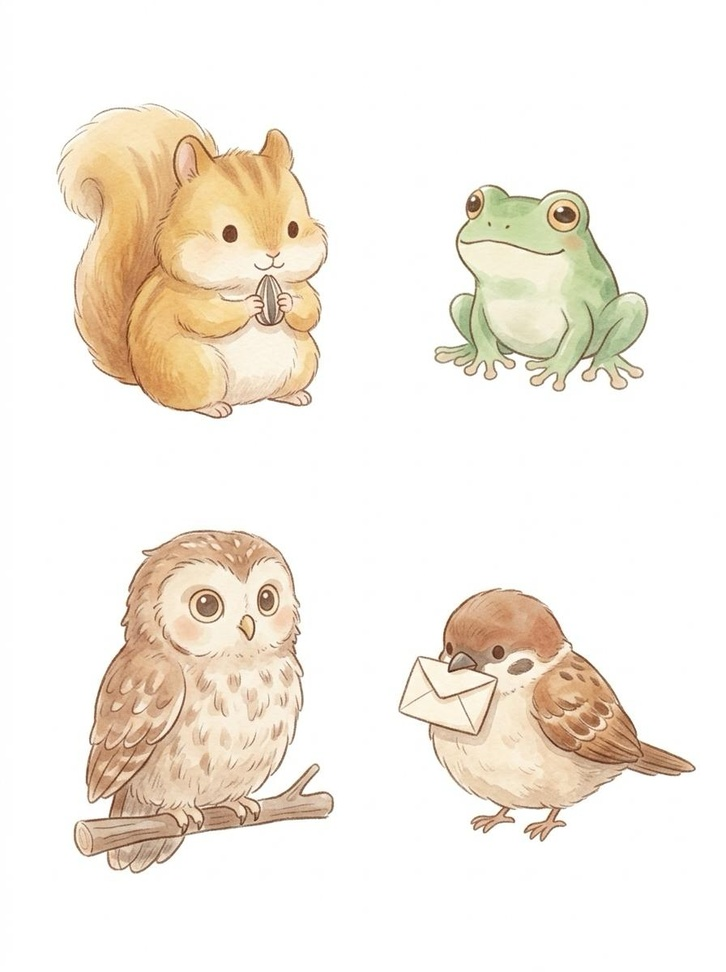
#> input picture src/animals.jpg, 726 x 972 px, shrunk from 896 x 1200 before the run, found by its file name
$ python cut_animals.py ../src/animals.jpg
#> lines starting #> are read from the running program, lines starting #| are printed output that depends on the picture; after the words box and inside, x2 and y2 are one past the last pixel; in counts of white or black regions, pixels touching at a corner belong together
"""Cut the 6 props of src/animals.jpg (white background) into transparent PNGs in assets/."""
import cv2, numpy as np, sys
from PIL import Image
G = sys.argv[1]
img = cv2.imread(f'{G}/src/animals.jpg')
#> img is the input picture: shape (972, 726, 3); mean B, G, R 228.2, 237.8, 244.8
h, w = img.shape[:2]
#> h = 972; w = 726
bg = np.median(np.concatenate([img[:5].reshape(-1,3), img[-5:].reshape(-1,3)]), axis=0)
#> bg = [255, 255, 255]
dist = np.linalg.norm(img.astype(float) - bg, axis=2)
near = (dist < 18).astype(np.uint8)
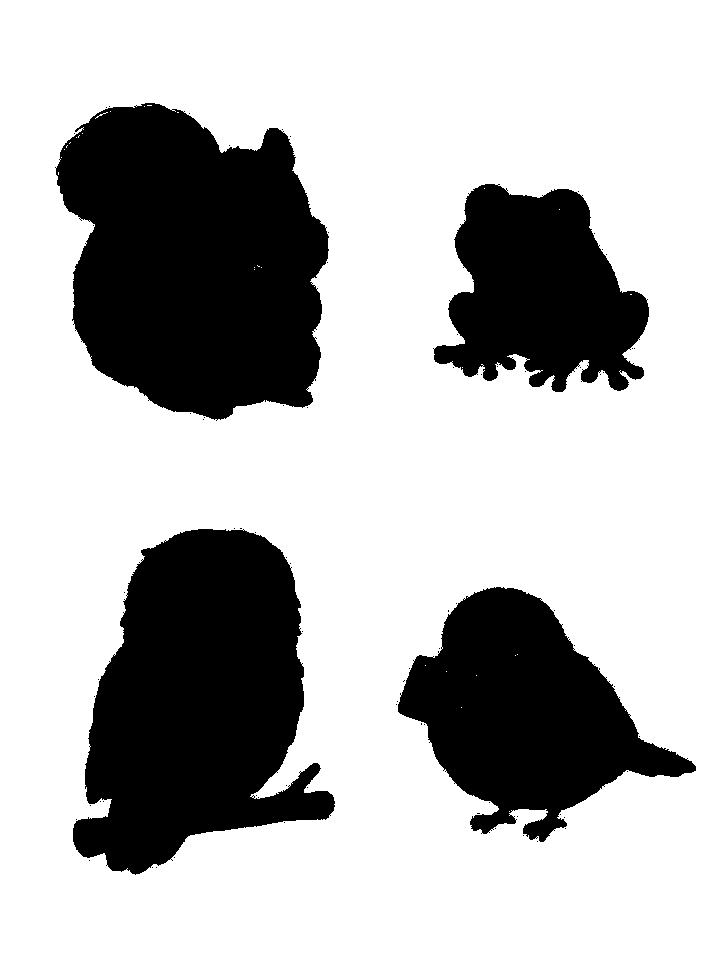
#> near: shape (972, 726); values 0 (black) and 1 (white), 72.6% white; 78 black regions (74 under 20 px), largest, box (x1, y1, x2, y2) and area: (55, 103, 329, 421) 65582, (73, 529, 335, 875) 59241, (398, 587, 696, 842) 38570, (433, 184, 649, 392) 29679
# background = near-bg pixels connected to the border
n, lab = cv2.connectedComponents(near, connectivity=4)
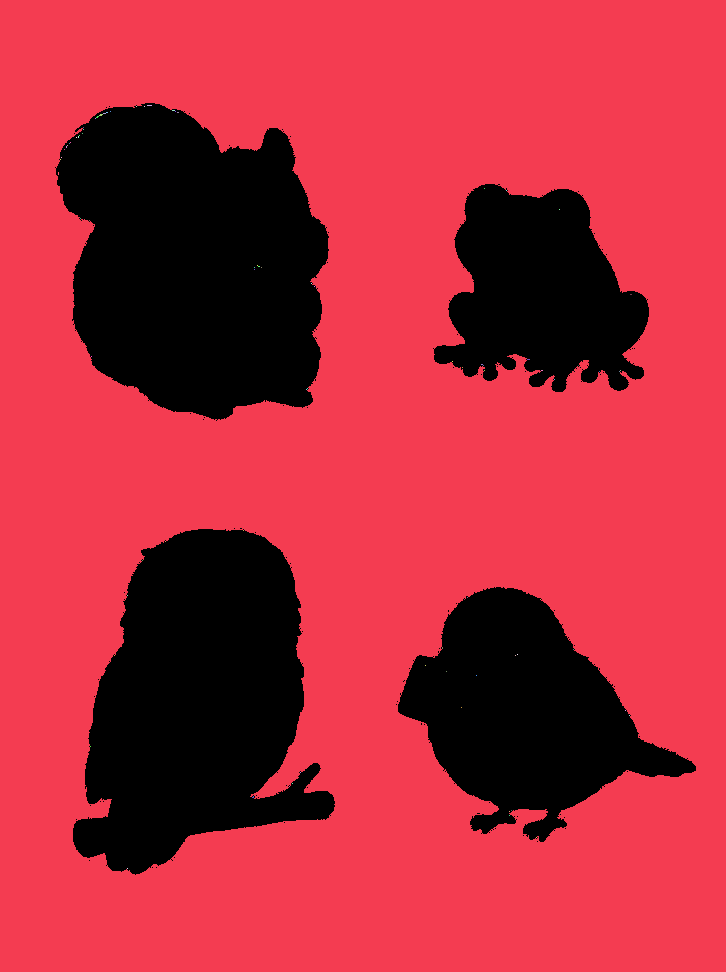
#> lab: shape (972, 726) int32; 84 distinct labels, from 0 to 83; one colour per label, 0 black
#> n = 84
border = set(np.unique(np.concatenate([lab[0], lab[-1], lab[:, 0], lab[:, -1]]))) - {0}
#> border = 1 item
bgmask = np.isin(lab, list(border))
#> bgmask: shape (972, 726) bool; 72.6% white; 78 black regions (74 under 20 px), largest, box (x1, y1, x2, y2) and area: (55, 103, 329, 421) 65643, (73, 529, 335, 875) 59254, (398, 587, 696, 842) 38588, (433, 184, 649, 392) 29700
fg = (~bgmask).astype(np.uint8)
fg = cv2.morphologyEx(fg, cv2.MORPH_OPEN, np.ones((3, 3), np.uint8))
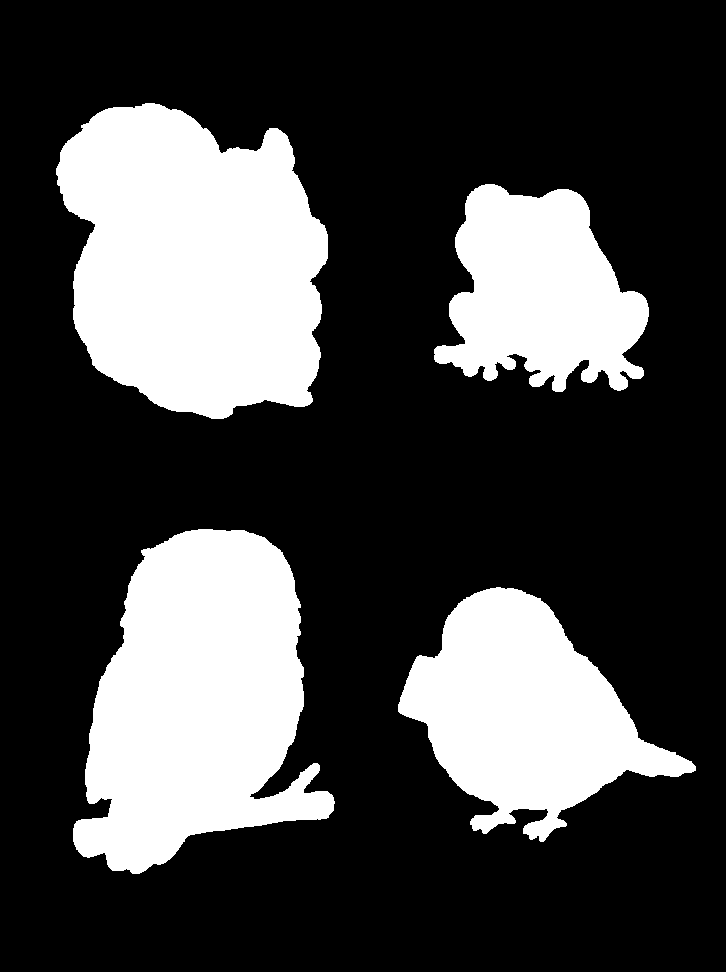
#> fg: shape (972, 726); values 0 (black) and 1 (white), 27.3% white; 4 white regions, box (x1, y1, x2, y2) and area: (56, 103, 328, 419) 65539, (73, 529, 335, 874) 59173, (398, 587, 696, 842) 38498, (434, 184, 649, 392) 29630
# soft edge: alpha from distance to bg near the border of the mask
alpha = fg.astype(float)
edge = cv2.dilate(fg, np.ones((5, 5), np.uint8)) - cv2.erode(fg, np.ones((5, 5), np.uint8))
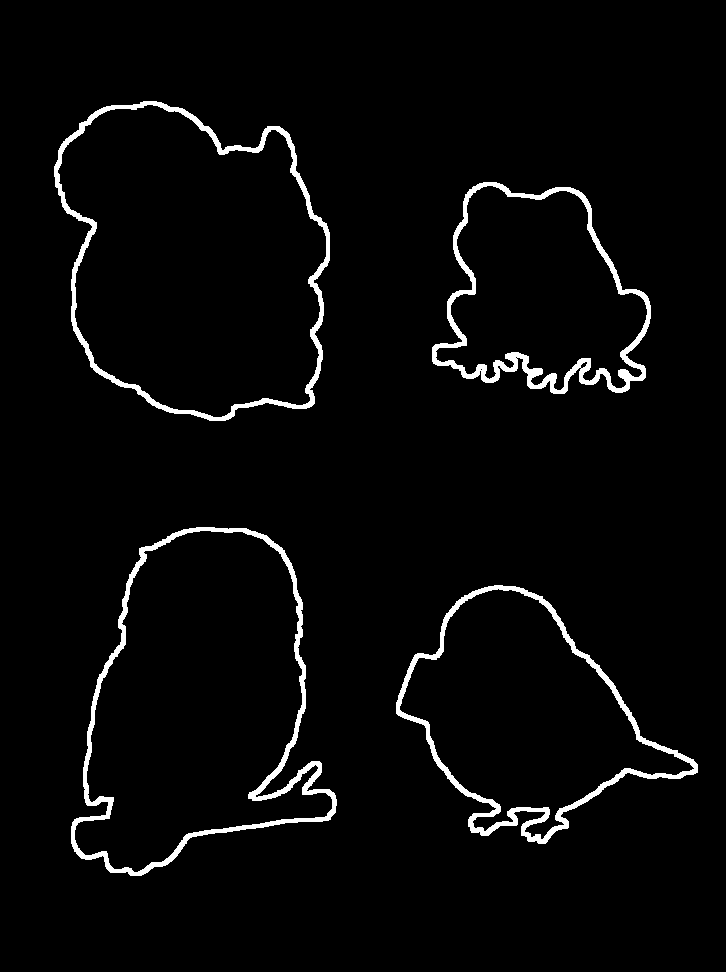
#> edge: shape (972, 726); values 0 (black) and 1 (white), 3.1% white; 4 white regions, box (x1, y1, x2, y2) and area: (71, 527, 337, 876) 6256, (54, 101, 330, 421) 5443, (396, 585, 698, 844) 5329, (432, 182, 651, 394) 5180
soft = np.clip((dist - 6) / 30, 0, 1)
alpha = np.where(edge > 0, np.maximum(alpha * soft, 0), alpha)
alpha = (alpha * 255).astype(np.uint8)
names = [['squirrel', 'frog'], ['owl', 'sparrow']]
rgba = np.dstack([cv2.cvtColor(img, cv2.COLOR_BGR2RGB), alpha])
for r in range(2):
    for c in range(2):
        y0, y1 = r * h // 2, (r + 1) * h // 2
        x0, x1 = c * w // 2, (c + 1) * w // 2
        a = alpha[y0:y1, x0:x1]
        ys, xs = np.where(a > 20)
        cy0, cy1, cx0, cx1 = ys.min(), ys.max() + 1, xs.min(), xs.max() + 1
        crop = rgba[y0 + cy0:y0 + cy1, x0 + cx0:x0 + cx1]
        Image.fromarray(crop).save(f'{G}/assets/{names[r][c]}.png')
        print(names[r][c], crop.shape[1], 'x', crop.shape[0])
#> this loop made 2 passes
#> pass 1, `Image.fromarray(crop).save(f'{G}/assets/{names[r][c]}.png')`:
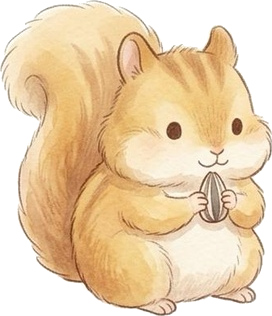
#> saved as squirrel.png: PIL image 272x316 RGBA; mean R, G, B, A 234.9, 209.2, 173.7, 193.8; transparent parts drawn white
#> pass 1, `Image.fromarray(crop).save(f'{G}/assets/{names[r][c]}.png')`:
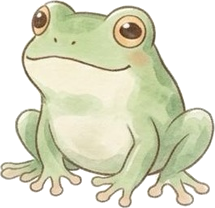
#> saved as frog.png: PIL image 215x208 RGBA; mean R, G, B, A 219.9, 221.1, 197.1, 168.2; transparent parts drawn white
#> pass 2, `Image.fromarray(crop).save(f'{G}/assets/{names[r][c]}.png')`:
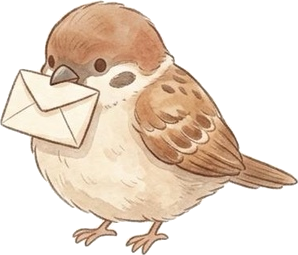
#> saved as sparrow.png: PIL image 298x255 RGBA; mean R, G, B, A 233.8, 218.6, 204, 128.6; transparent parts drawn white

$ run again, with src/cats.jpg copied over src/animals.jpg
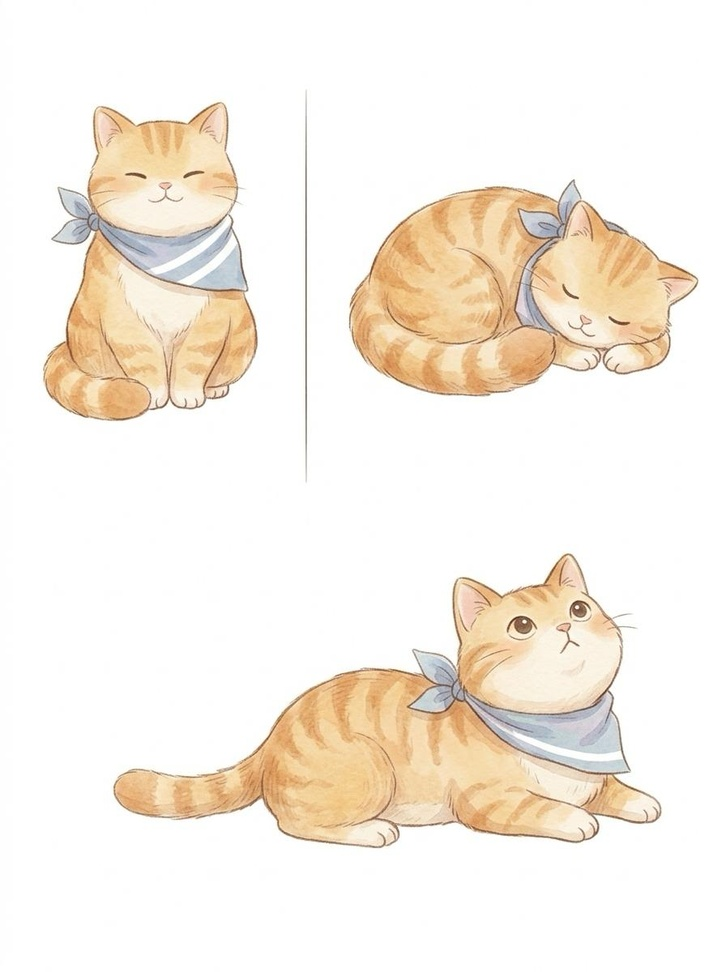
#> input picture src/cats.jpg, 726 x 972 px, shrunk from 896 x 1200 before the run, found by its file name
#> img is the input picture: shape (972, 726, 3); mean B, G, R 230.8, 240.5, 247.8
#> bg = [255, 255, 255]
#> near: shape (972, 726); values 0 (black) and 1 (white), 73.8% white; 49 black regions (45 under 20 px), largest, box (x1, y1, x2, y2) and area: (112, 552, 663, 849) 80013, (347, 179, 699, 398) 53952, (41, 99, 258, 422) 49729, (305, 89, 308, 483) 798
#> lab: shape (972, 726) int32; 53 distinct labels, from 0 to 52
#> n = 53
#> border = 1 item
#> bgmask: shape (972, 726) bool; 73.6% white; 45 black regions (41 under 20 px), largest, box (x1, y1, x2, y2) and area: (112, 552, 663, 849) 80701, (347, 179, 699, 398) 53969, (41, 99, 258, 422) 50871, (305, 89, 308, 483) 798
#> edge: shape (972, 726); values 0 (black) and 1 (white), 2.6% white; 5 white regions, box (x1, y1, x2, y2) and area: (110, 550, 664, 851) 8005, (40, 99, 260, 424) 5241, (347, 178, 701, 399) 4827, (303, 400, 310, 410) 70, (303, 392, 310, 399) 49
#> the loop `for r in range(2):` made 2 passes
#> pass 2, `Image.fromarray(crop).save(f'{G}/assets/{names[r][c]}.png')`:
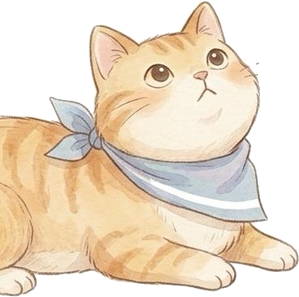
#> saved as sparrow.png: PIL image 299x297 RGBA; mean R, G, B, A 236.4, 221.3, 201.3, 168.4; transparent parts drawn white
